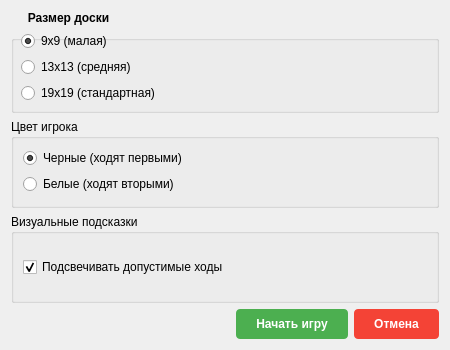
<?xml version="1.0" encoding="UTF-8"?>
<ui version="4.0">
 <class>GameSettingsDialogPVE</class>
 <widget class="QDialog" name="GameSettingsDialogPVE">
  <property name="geometry">
   <rect>
    <x>0</x>
    <y>0</y>
    <width>450</width>
    <height>350</height>
   </rect>
  </property>
  <property name="windowTitle">
   <string>Настройки игры с ботом</string>
  </property>
  <layout class="QVBoxLayout" name="verticalLayout">
   <item>
    <widget class="QGroupBox" name="groupBoardSize">
     <property name="title">
      <string>Размер доски</string>
     </property>
     <property name="styleSheet">
      <string>QGroupBox {
    font-weight: bold;
    margin-top: 10px;
}
QGroupBox::title {
    subcontrol-origin: margin;
    left: 10px;
    padding: 0 5px 0 5px;
}</string>
     </property>
     <layout class="QVBoxLayout" name="verticalLayout_2">
      <item>
       <widget class="QRadioButton" name="radio9x9">
        <property name="text">
         <string>9x9 (малая)</string>
        </property>
        <property name="checked">
         <bool>true</bool>
        </property>
       </widget>
      </item>
      <item>
       <widget class="QRadioButton" name="radio13x13">
        <property name="text">
         <string>13x13 (средняя)</string>
        </property>
       </widget>
      </item>
      <item>
       <widget class="QRadioButton" name="radio19x19">
        <property name="text">
         <string>19x19 (стандартная)</string>
        </property>
       </widget>
      </item>
     </layout>
    </widget>
   </item>
   <item>
    <widget class="QGroupBox" name="groupPlayerColor">
     <property name="title">
      <string>Цвет игрока</string>
     </property>
     <layout class="QVBoxLayout" name="verticalLayout_3">
      <item>
       <widget class="QRadioButton" name="radioBlack">
        <property name="text">
         <string>Черные (ходят первыми)</string>
        </property>
        <property name="checked">
         <bool>true</bool>
        </property>
       </widget>
      </item>
      <item>
       <widget class="QRadioButton" name="radioWhite">
        <property name="text">
         <string>Белые (ходят вторыми)</string>
        </property>
       </widget>
      </item>
     </layout>
    </widget>
   </item>
   <item>
    <widget class="QGroupBox" name="groupVisual">
     <property name="title">
      <string>Визуальные подсказки</string>
     </property>
     <layout class="QVBoxLayout" name="verticalLayout_4">
      <item>
       <widget class="QCheckBox" name="checkLegalMoves">
        <property name="text">
         <string>Подсвечивать допустимые ходы</string>
        </property>
        <property name="checked">
         <bool>true</bool>
        </property>
       </widget>
      </item>
     </layout>
    </widget>
   </item>
   <item>
    <layout class="QHBoxLayout" name="horizontalLayout">
     <item>
      <spacer name="horizontalSpacer">
       <property name="orientation">
        <enum>Qt::Horizontal</enum>
       </property>
       <property name="sizeHint" stdset="0">
        <size>
         <width>40</width>
         <height>20</height>
        </size>
       </property>
      </spacer>
     </item>
     <item>
      <widget class="QPushButton" name="buttonOk">
       <property name="text">
        <string>Начать игру</string>
       </property>
       <property name="default">
        <bool>true</bool>
       </property>
       <property name="styleSheet">
        <string>QPushButton {
    background-color: #4CAF50;
    color: white;
    border: none;
    padding: 8px 20px;
    border-radius: 4px;
    font-weight: bold;
}
QPushButton:hover {
    background-color: #45a049;
}</string>
       </property>
      </widget>
     </item>
     <item>
      <widget class="QPushButton" name="buttonCancel">
       <property name="text">
        <string>Отмена</string>
       </property>
       <property name="styleSheet">
        <string>QPushButton {
    background-color: #f44336;
    color: white;
    border: none;
    padding: 8px 20px;
    border-radius: 4px;
    font-weight: bold;
}
QPushButton:hover {
    background-color: #da190b;
}</string>
       </property>
      </widget>
     </item>
    </layout>
   </item>
  </layout>
 </widget>
 <resources/>
 <connections/>
</ui>
